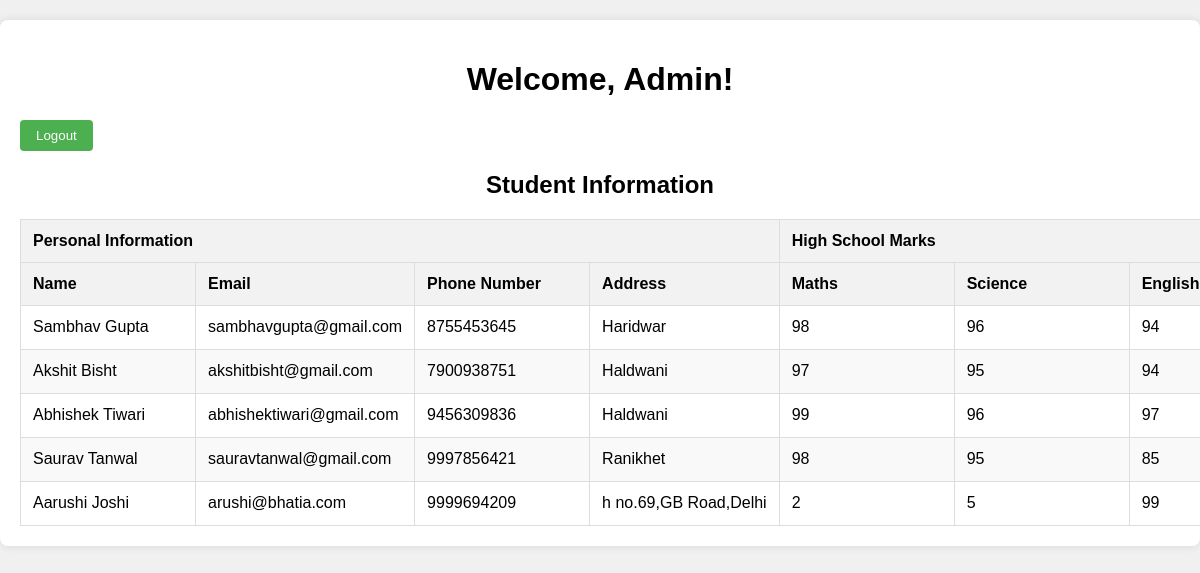
The app's page /admin-dashboard/ (signed in) with its own data.
### main_app/models.py (models this page shows, shortened)
class StudentInfo(models.Model):
    full_name = models.CharField(max_length=100)
    email = models.EmailField()
    phone_number = models.CharField(max_length=15)
    address = models.TextField()
    math_marks_hs = models.IntegerField()
    science_marks_hs = models.IntegerField()
    english_marks_hs = models.IntegerField()
    hindi_marks_hs = models.IntegerField()
    hs_percentage = models.FloatField(blank=True, null=True)
    physics_marks_10p2 = models.IntegerField()
    chemistry_marks_10p2 = models.IntegerField()
    mathematics_marks_10p2 = models.IntegerField()
    marks_10p2_percentage = models.FloatField(blank=True, null=True)
    PREFERENCE_CHOICES = [
        ('computer_science_engineering', 'Computer Science and Engineering'),
        ('electronics_communication_engineering', 'Electronics and Communication Engineering'),
        ('information_technology', 'Information Technology'),
    ]
    preference_1 = models.CharField(max_length=50, choices=PREFERENCE_CHOICES, blank=True, null=True)
    preference_2 = models.CharField(max_length=50, choices=PREFERENCE_CHOICES, blank=True, null=True)
    preference_3 = models.CharField(max_length=50, choices=PREFERENCE_CHOICES, blank=True, null=True)
    branch = models.CharField(max_length=100, blank=True, null=True)

### main_app/views.py (the view)
# urls.py: path('admin-dashboard/',admin_dashboard,name='admindashboard'),
@login_required
def admin_dashboard(request):
    students = StudentInfo.objects.all()
    return render(request, 'admin_dashboard.html', {'students': students})

### main_app/templates/admin_dashboard.html (shortened to what this page needs)
<!DOCTYPE html>
<html lang="en">
<head>
</head>
<body>
    <div class="container">
        <h1>Welcome, Admin!</h1>
        <a href="{% url 'logout' %}"><button type="button">Logout</button></a>
        <h2>Student Information</h2>
        <table>
            <thead>
                <tr>
                    <th colspan="4">Personal Information</th>
                    <th colspan="5">High School Marks</th>
                </tr>
                <tr>
                    <th>Name</th>
                    <th>Email</th>
                    <th>Phone Number</th>
                    <th>Address</th>
                    <th>Maths</th>
                    <th>Science</th>
                    <th>English</th>
                </tr>
            </thead>
            <tbody>
                {% for student in students %}
                <tr>
                    <td>{{ student.full_name }}</td>
                    <td>{{ student.email }}</td>
                    <td>{{ student.phone_number }}</td>
                    <td>{{ student.address }}</td>
                    <td>{{ student.math_marks_hs }}</td>
                    <td>{{ student.science_marks_hs }}</td>
                    <td>{{ student.english_marks_hs }}</td>
                </tr>
                {% endfor %}
            </tbody>
        </table>
    </div>
</body>
</html>

### main_app/templates/admin_dashboard.html (style rules this page uses)
body { font-family: Arial, sans-serif; background-color: #f0f0f0; margin: 0; padding: 0; }
.container { max-width: 1800px; margin: 20px auto; padding: 20px; background-color: #fff; border-radius: 8px; box-shadow: 0 0 10px rgba(0, 0, 0, 0.1); overflow-x: auto; }
h1, h2 { text-align: center; }
table { border-collapse: collapse; margin-top: 20px; width: auto; white-space: nowrap; }
th, td { border: 1px solid #ddd; padding: 12px; text-align: left; min-width: 150px; max-width: 300px; word-wrap: break-word; }
th { background-color: #f2f2f2; }
tr:nth-child(even) { background-color: #f9f9f9; }
button { background-color: #4CAF50; color: white; border: none; padding: 8px 16px; border-radius: 4px; cursor: pointer; transition: background-color 0.3s ease; }

### records on screen
StudentInfo: full_name "Sambhav Gupta", email "sambhavgupta@gmail.com", phone_number "8755453645", address "Haridwar", math_marks_hs "98", science_marks_hs "96", english_marks_hs "94"
StudentInfo: full_name "Akshit Bisht", email "akshitbisht@gmail.com", phone_number "7900938751", address "Haldwani", math_marks_hs "97", science_marks_hs "95", english_marks_hs "94"
StudentInfo: full_name "Abhishek Tiwari", email "abhishektiwari@gmail.com", phone_number "9456309836", address "Haldwani", math_marks_hs "99", science_marks_hs "96", english_marks_hs "97"
StudentInfo: full_name "Saurav Tanwal", email "sauravtanwal@gmail.com", phone_number "9997856421", address "Ranikhet", math_marks_hs "98", science_marks_hs "95", english_marks_hs "85"
StudentInfo: full_name "Aarushi Joshi", email "arushi@bhatia.com", phone_number "9999694209", address "h no.69,GB Road,Delhi", math_marks_hs "2", science_marks_hs "5", english_marks_hs "99"
